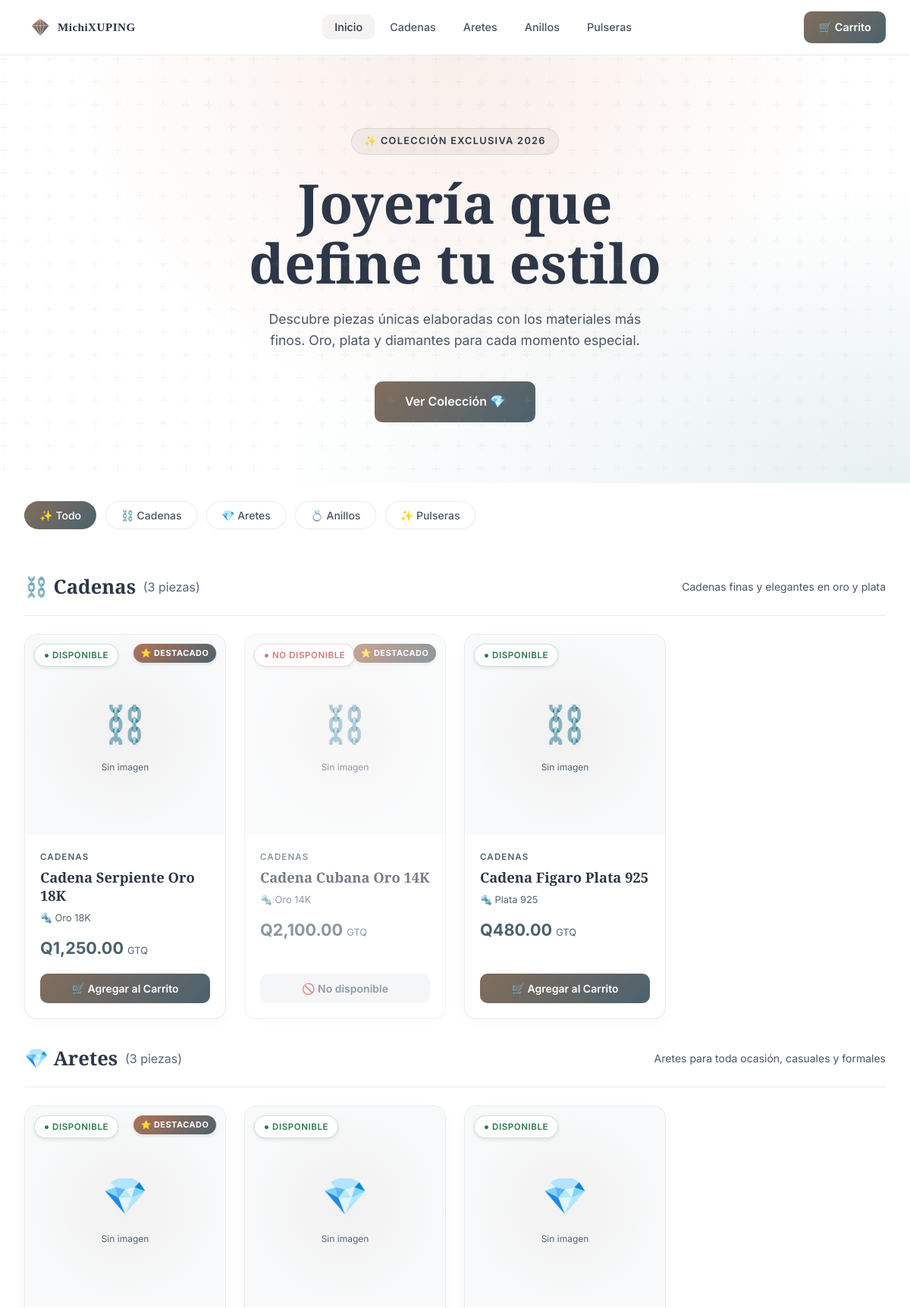
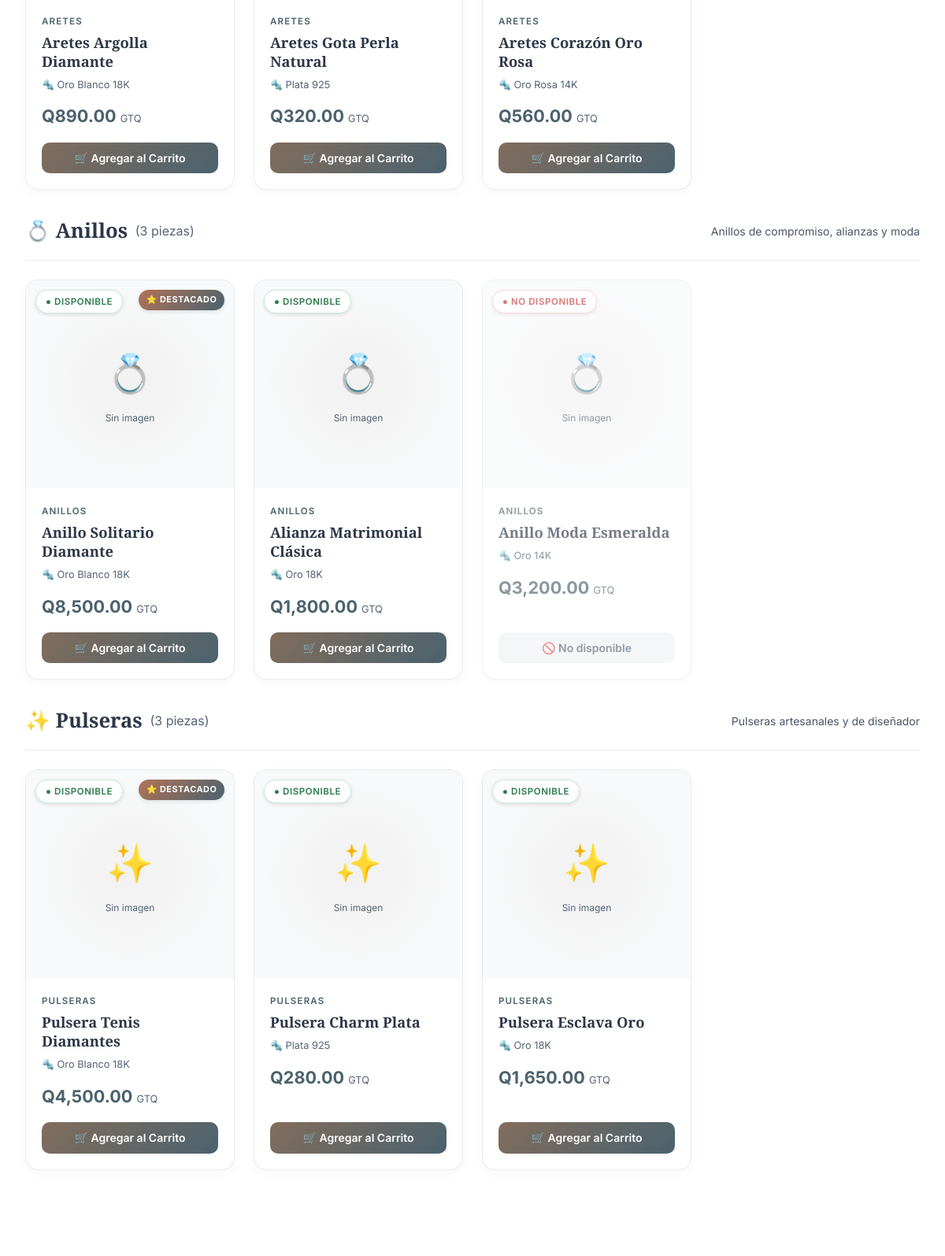
The page / (upper part) on the database its author committed (2 pictures, top to bottom).
### tables this page shows
CREATE TABLE IF NOT EXISTS categorias (
    id INT AUTO_INCREMENT PRIMARY KEY,
    nombre VARCHAR(100) NOT NULL,
    slug VARCHAR(100) NOT NULL UNIQUE,
    descripcion TEXT,
    icono VARCHAR(50) DEFAULT '💎',
    orden INT DEFAULT 0,
    activo TINYINT(1) DEFAULT 1,
    created_at TIMESTAMP DEFAULT CURRENT_TIMESTAMP
);

CREATE TABLE IF NOT EXISTS productos (
    id INT AUTO_INCREMENT PRIMARY KEY,
    categoria_id INT,
    nombre VARCHAR(200) NOT NULL,
    descripcion TEXT,
    precio DECIMAL(10,2) NOT NULL DEFAULT 0.00,
    imagen VARCHAR(500) DEFAULT NULL,
    disponible TINYINT(1) DEFAULT 1,
    destacado TINYINT(1) DEFAULT 0,
    material VARCHAR(100) DEFAULT NULL,
    peso VARCHAR(50) DEFAULT NULL,
    created_at TIMESTAMP DEFAULT CURRENT_TIMESTAMP,
    updated_at TIMESTAMP DEFAULT CURRENT_TIMESTAMP ON UPDATE CURRENT_TIMESTAMP,
    FOREIGN KEY (categoria_id) REFERENCES categorias(id) ON DELETE SET NULL
);

### index.php (the view, shortened to what this page needs)
<?php
$db = getDB();
$categoria_slug = $_GET['categoria'] ?? '';
$categorias = $db->query("SELECT * FROM categorias WHERE activo = 1 ORDER BY orden ASC")->fetch_all(MYSQLI_ASSOC);
if ($categoria_slug) {
    $stmt = $db->prepare("
        SELECT p.*, c.nombre as cat_nombre, c.slug as cat_slug, c.icono as cat_icono
        FROM productos p
        JOIN categorias c ON p.categoria_id = c.id
        WHERE c.slug = ? AND c.activo = 1
        ORDER BY p.destacado DESC, p.created_at DESC
    ");
    $stmt->bind_param("s", $categoria_slug);
    $stmt->execute();
    $productos_all = $stmt->get_result()->fetch_all(MYSQLI_ASSOC);
    $stmt->close();
    $productos_por_cat = [];
    foreach ($categorias as $cat) {
        if ($cat['slug'] === $categoria_slug) {
            $productos_por_cat[] = ['categoria' => $cat, 'productos' => $productos_all];
        }
    }
} else {
    $productos_por_cat = [];
    foreach ($categorias as $cat) {
        $stmt = $db->prepare("
            SELECT p.*, c.nombre as cat_nombre, c.slug as cat_slug, c.icono as cat_icono
            FROM productos p
            JOIN categorias c ON p.categoria_id = c.id
            WHERE p.categoria_id = ?
            ORDER BY p.destacado DESC, p.created_at DESC
        ");
        $stmt->bind_param("i", $cat['id']);
        $stmt->execute();
        $prods = $stmt->get_result()->fetch_all(MYSQLI_ASSOC);
        if (!empty($prods)) {
            $productos_por_cat[] = ['categoria' => $cat, 'productos' => $prods];
        }
    }
}
?>
<!DOCTYPE html>
<html lang="es">
<head>
    <link rel="stylesheet" href="css/main.css">
</head>
<body>
<header class="site-header">
    <nav class="nav-container">
        <a href="index.php" class="logo">
            <img src="uploads/logo.svg" alt="MICHIXUPING" style="height: 38px; width: auto;">
        </a>
        <ul class="nav-links">
            <li><a href="index.php" class="<?= !$categoria_slug ? 'active' : '' ?>">Inicio</a></li>
            <?php foreach ($categorias as $cat): ?>
            <li><a href="index.php?categoria=<?= htmlspecialchars($cat['slug']) ?>"
                   class="<?= $categoria_slug === $cat['slug'] ? 'active' : '' ?>">
                <?= htmlspecialchars($cat['nombre']) ?>
            </a></li>
            <?php endforeach; ?>
        </ul>
        <div class="nav-actions">
            <a href="carrito.php" class="cart-btn" id="cart-btn-header">
                🛒 Carrito
            </a>
        </div>
    </nav>
</header>
<?php if (!$categoria_slug): ?>
<section class="hero">
    <div class="hero-eyebrow">✨ Colección Exclusiva 2026</div>
    <h1>Joyería que<br>define tu estilo</h1>
    <p>Descubre piezas únicas elaboradas con los materiales más finos. Oro, plata y diamantes para cada momento especial.</p>
    <a href="#coleccion" class="hero-cta">Ver Colección 💎</a>
</section>
<?php endif; ?>
<div class="filter-section">
    <div class="filter-bar">
        <button class="filter-btn <?= !$categoria_slug ? 'active' : '' ?>"
                onclick="location.href='index.php'" id="filter-all">
            ✨ Todo
        </button>
        <?php foreach ($categorias as $cat): ?>
        <button class="filter-btn <?= $categoria_slug === $cat['slug'] ? 'active' : '' ?>"
                onclick="location.href='index.php?categoria=<?= htmlspecialchars($cat['slug']) ?>'"
                id="filter-<?= htmlspecialchars($cat['slug']) ?>">
            <?= htmlspecialchars($cat['icono']) ?> <?= htmlspecialchars($cat['nombre']) ?>
        </button>
        <?php endforeach; ?>
    </div>
</div>
<main id="coleccion">
<?php if (empty($productos_por_cat)): ?>
    <div class="page-container" style="text-align:center; padding: 4rem 2rem;">
        <div style="font-size: 3rem; margin-bottom: 1rem;">🔍</div>
        <p style="color: var(--text-muted); font-size: 1.1rem;">No hay productos en esta categoría todavía.</p>
    </div>
<?php else: ?>
    <?php foreach ($productos_por_cat as $group): ?>
    <section class="category-section">
        <div class="section-header">
            <h2 class="section-title">
                <?= htmlspecialchars($group['categoria']['icono']) ?>
                <?= htmlspecialchars($group['categoria']['nombre']) ?>
                <span style="font-size:1rem; color: var(--text-dim); font-family: Inter, sans-serif; font-weight: 400;">
                    (<?= count($group['productos']) ?> piezas)
                </span>
            </h2>
            <?php if ($group['categoria']['descripcion']): ?>
            <p style="font-size:0.875rem; color: var(--text-muted);">
                <?= htmlspecialchars($group['categoria']['descripcion']) ?>
            </p>
            <?php endif; ?>
        </div>
        <div class="products-grid">
            <?php foreach ($group['productos'] as $prod): ?>
            <article class="product-card <?= !$prod['disponible'] ? 'unavailable' : '' ?>"
                     onclick="<?= $prod['disponible'] ? 'window.location=\'producto.php?id='.$prod['id'].'\'' : '' ?>"
                     style="<?= $prod['disponible'] ? 'cursor:pointer' : 'cursor:default' ?>">
                <div class="product-img-wrap">
                    <?php if ($prod['imagen'] && file_exists('uploads/productos/' . $prod['imagen'])): ?>
                        <img src="uploads/productos/<?= htmlspecialchars($prod['imagen']) ?>"
                             alt="<?= htmlspecialchars($prod['nombre']) ?>" loading="lazy">
                    <?php else: ?>
                        <div class="product-img-placeholder">
                            <?= htmlspecialchars($prod['cat_icono'] ?? '💎') ?>
                            <span style="font-size:0.75rem; color: var(--text-dim);">Sin imagen</span>
                        </div>
                    <?php endif; ?>
                    <span class="product-badge <?= $prod['disponible'] ? 'badge-available' : 'badge-unavailable' ?>">
                        <?= $prod['disponible'] ? '● Disponible' : '● No disponible' ?>
                    </span>
                    <?php if ($prod['destacado']): ?>
                    <span class="badge-featured">⭐ Destacado</span>
                    <?php endif; ?>
                </div>
                <div class="product-info">
                    <div class="product-category-tag"><?= htmlspecialchars($prod['cat_nombre']) ?></div>
                    <h3 class="product-name"><?= htmlspecialchars($prod['nombre']) ?></h3>
                    <?php if ($prod['material']): ?>
                    <p class="product-material">🔩 <?= htmlspecialchars($prod['material']) ?></p>
                    <?php endif; ?>
                    <div class="product-price">
                        Q<?= number_format($prod['precio'], 2) ?>
                        <span>GTQ</span>
                    </div>
                    <button class="btn-add-cart"
                            id="add-cart-<?= $prod['id'] ?>"
                            <?= !$prod['disponible'] ? 'disabled' : '' ?>
                            onclick="event.stopPropagation(); addToCart(<?= $prod['id'] ?>, this)">
                        <?= $prod['disponible'] ? '🛒 Agregar al Carrito' : '🚫 No disponible' ?>
                    </button>
                </div>
            </article>
            <?php endforeach; ?>
        </div>
    </section>
    <?php endforeach; ?>
<?php endif; ?>
</main>
</body>
</html>

### rows shown on the page
categorias: nombre "Cadenas", icono "⛓️", count($group['productos']) "3", descripcion "Cadenas finas y elegantes en oro y plata"
categorias: nombre "Aretes", icono "💎", count($group['productos']) "3", descripcion "Aretes para toda ocasión, casuales y formales"
categorias: nombre "Anillos", icono "💍", count($group['productos']) "3", descripcion "Anillos de compromiso, alianzas y moda"
categorias: nombre "Pulseras", icono "✨", count($group['productos']) "3", descripcion "Pulseras artesanales y de diseñador"
productos: categoria.icono "⛓️", disponible "● DISPONIBLE", destacado "⭐ DESTACADO", categoria.nombre "CADENAS", nombre "Cadena Serpiente Oro 18K", material "Oro 18K", precio "1,250.00"
productos: categoria.icono "⛓️", disponible "● NO DISPONIBLE", destacado "⭐ DESTACADO", categoria.nombre "CADENAS", nombre "Cadena Cubana Oro 14K", material "Oro 14K", precio "2,100.00"
productos: categoria.icono "⛓️", disponible "● DISPONIBLE", categoria.nombre "CADENAS", nombre "Cadena Figaro Plata 925", material "Plata 925", precio "480.00"
productos: categoria.icono "💎", disponible "● DISPONIBLE", destacado "⭐ DESTACADO", categoria.nombre "ARETES", nombre "Aretes Argolla Diamante", material "Oro Blanco 18K", precio "890.00"
productos: categoria.icono "💎", disponible "● DISPONIBLE", categoria.nombre "ARETES", nombre "Aretes Gota Perla Natural", material "Plata 925", precio "320.00"
productos: categoria.icono "💎", disponible "● DISPONIBLE", categoria.nombre "ARETES", nombre "Aretes Corazón Oro Rosa", material "Oro Rosa 14K", precio "560.00"
productos: categoria.icono "💍", disponible "● DISPONIBLE", destacado "⭐ DESTACADO", categoria.nombre "ANILLOS", nombre "Anillo Solitario Diamante", material "Oro Blanco 18K", precio "8,500.00"
productos: categoria.icono "💍", disponible "● DISPONIBLE", categoria.nombre "ANILLOS", nombre "Alianza Matrimonial Clásica", material "Oro 18K", precio "1,800.00"
productos: categoria.icono "💍", disponible "● NO DISPONIBLE", categoria.nombre "ANILLOS", nombre "Anillo Moda Esmeralda", material "Oro 14K", precio "3,200.00"
productos: categoria.icono "✨", disponible "● DISPONIBLE", destacado "⭐ DESTACADO", categoria.nombre "PULSERAS", nombre "Pulsera Tenis Diamantes", material "Oro Blanco 18K", precio "4,500.00"
productos: categoria.icono "✨", disponible "● DISPONIBLE", categoria.nombre "PULSERAS", nombre "Pulsera Charm Plata", material "Plata 925", precio "280.00"
productos: categoria.icono "✨", disponible "● DISPONIBLE", categoria.nombre "PULSERAS", nombre "Pulsera Esclava Oro", material "Oro 18K", precio "1,650.00"
